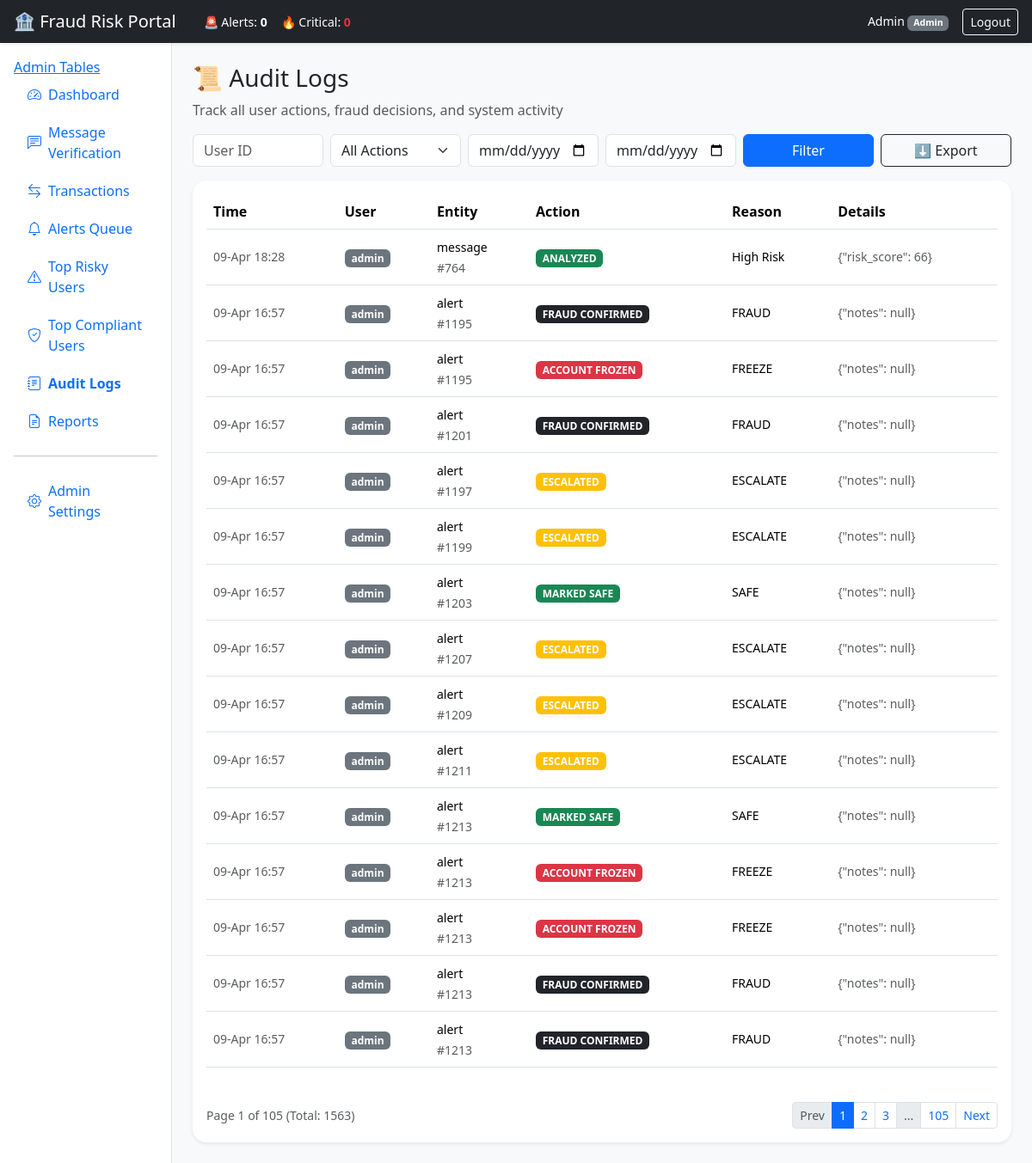
/audit/logs (signed in), run on an earlier commit of the app's database.
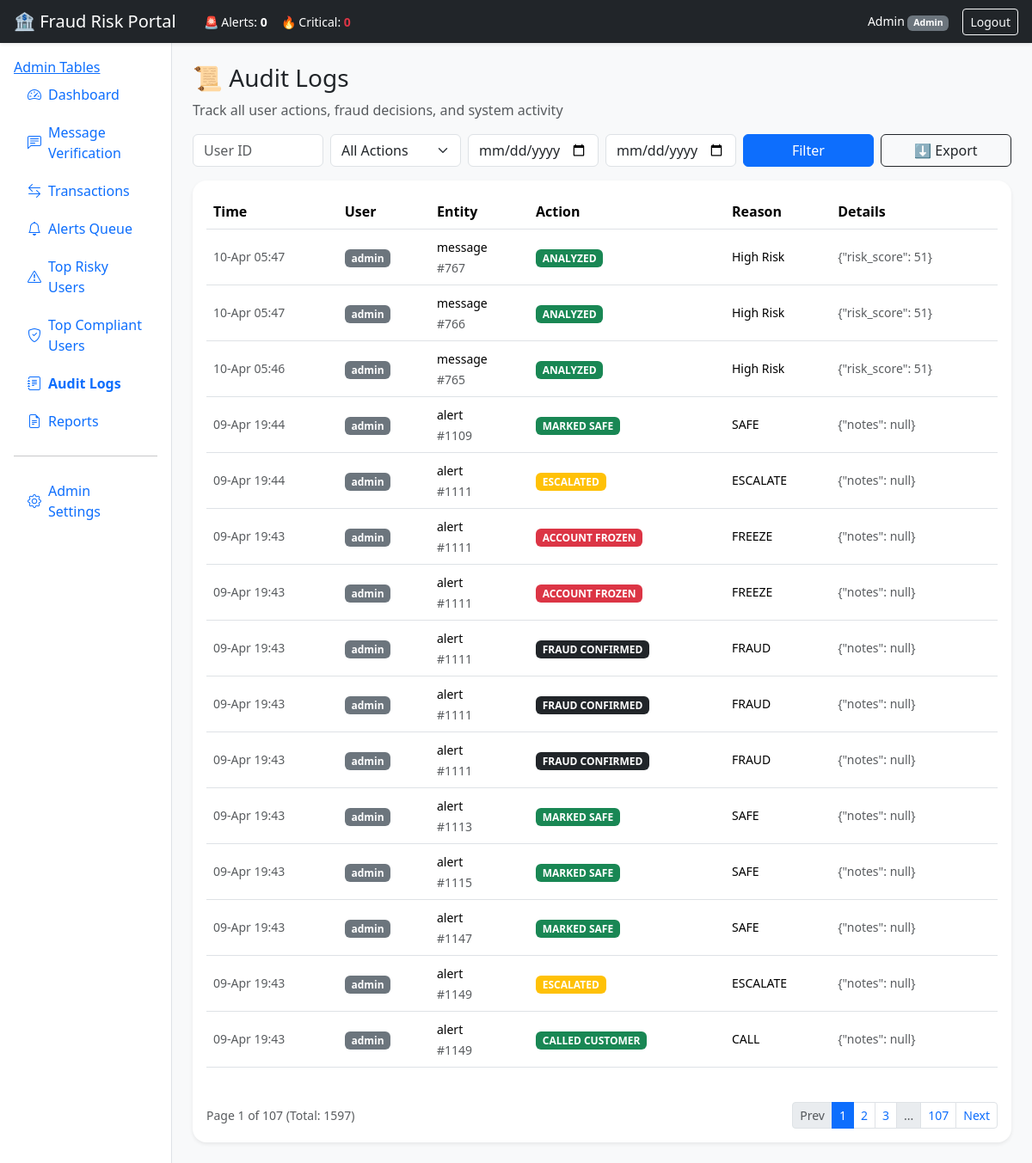
And on a later commit of the database.
### app/models.py (models this page shows, shortened)
class AuditLog(db.Model):
    id = db.Column(db.Integer, primary_key=True)
    user_id = db.Column(db.Integer, db.ForeignKey("user.id"), nullable=False)
    entity_type = db.Column(db.String(40), nullable=False)
    entity_id = db.Column(db.Integer, nullable=False)
    action = db.Column(db.String(80), nullable=False)
    reason_code = db.Column(db.String(80), nullable=True)
    details = db.Column(db.Text, nullable=True)
    created_at = db.Column(db.DateTime, default=datetime.utcnow)

class User(db.Model, UserMixin):
    id = db.Column(db.Integer, primary_key=True)
    username = db.Column(db.String(80), unique=True, nullable=False)
    full_name = db.Column(db.String(120), nullable=False)
    role = db.Column(db.String(40), nullable=False, default=ROLE_BANKER)
    password_hash = db.Column(db.String(255), nullable=False)
    active = db.Column(db.Boolean, default=True)

### app/routes/main.py (the view, shortened to what this page needs)
@main_bp.route("/audit/logs")
@login_required
def audit_logs():
    if current_user.role not in [ROLE_COMPLIANCE, ROLE_ADMIN]:
        flash("Audit log access is restricted.", "warning")
        return render_template("access_denied.html")
    page = request.args.get('page', 1, type=int)
    user_id = request.args.get("user")
    action_param = request.args.get("action")
    from_date = request.args.get("from_date")
    to_date = request.args.get("to_date")
    query = db.session.query(AuditLog, User).join(User, AuditLog.user_id == User.id)
    if user_id:
        query = query.filter(AuditLog.user_id == user_id)
    if from_date:
        query = query.filter(AuditLog.created_at >= from_date)
    if to_date:
        query = query.filter(AuditLog.created_at <= to_date)
    pagination = query.order_by(AuditLog.created_at.desc()).paginate(
        page=page, per_page=15, error_out=False
    )
    all_users = User.query.order_by(User.username.asc()).all()
    return render_template(
        "audit_logs.html",
        pagination=pagination,
        users=all_users,
        current_user_filter=user_id,
        current_action=action_param,
        from_date=from_date,
        to_date=to_date
    )

### app/models.py (called while the page is built)
@login_manager.user_loader
def load_user(user_id):
    return db.session.get(User, int(user_id))

### app/routes/main.py (called while the page is built)
@main_bp.app_context_processor
def inject_stats():
    stats = {
        "total": MessagePrediction.query.count(),
        "fraud": MessagePrediction.query.filter(MessagePrediction.risk_score >= 50).count(),
        "legit": MessagePrediction.query.filter(MessagePrediction.risk_score < 50).count(),
    }
    return dict(stats=stats)

### templates/audit_logs.html (shortened to what this page needs)
{% extends "base.html" %}
{% import "_macros.html" as macros %} {% block content %}
<h3 class="mb-2">📜 Audit Logs</h3>
<p class="text-muted">Track all user actions, fraud decisions, and system activity</p>
<form method="get" class="row g-2 mb-3">
  <div class="col-md-2">
    <input type="text" name="user" class="form-control" placeholder="User ID" value="{{ request.args.get('user','') }}">
  </div>
  <div class="col-md-2">
    <select name="action" class="form-select">
      <option value="">All Actions</option>
    </select>
  </div>
  <div class="col-md-2">
    <input type="date" name="from_date" class="form-control" value="{{ request.args.get('from_date','') }}">
  </div>
  <div class="col-md-2">
    <input type="date" name="to_date" class="form-control" value="{{ request.args.get('to_date','') }}">
  </div>
  <div class="col-md-2">
    <button class="btn btn-primary w-100">Filter</button>
  </div>
  <div class="col-md-2">
    <a href="{{ url_for('main.export_logs') }}" class="btn btn-outline-dark w-100">⬇ Export</a>
  </div>
</form>
<div class="card shadow-sm rounded-4">
  <div class="card-body">
    <div class="table-responsive">
      <table class="table align-middle">
        <thead>
          <tr>
            <th>Time</th>
            <th>User</th>
            <th>Entity</th>
            <th>Action</th>
            <th>Reason</th>
            <th>Details</th>
          </tr>
        </thead>
        <tbody>
        {% for log, user in pagination.items %}
          <tr>
            <td class="small text-muted">
              {{ log.created_at.strftime('%d-%b %H:%M') if log.created_at else '-' }}
            </td>
            <td>
              <span class="badge bg-secondary">
                {{ user.username }} </span>
            </td>
            <td>
              <span class="small">{{ log.entity_type }}</span><br>
              <span class="text-muted small">#{{ log.entity_id }}</span>
            </td>
            <td>
              <span class="badge
                {% if log.action in ['FREEZE', 'account_frozen'] %}bg-danger
                {% elif log.action in ['FRAUD', 'fraud_confirmed'] %}bg-dark
                {% elif log.action in ['ESCALATE', 'escalated'] %}bg-warning
                {% else %}bg-success{% endif %}">
                {{ log.action.replace('_', ' ').upper() }}
              </span>
            </td>
            <td class="small">{{ log.reason_code or '-' }}</td>
            <td class="small text-muted" style="max-width: 300px;">
              {{ log.details }}
            </td>
          </tr>
        {% endfor %}
        </tbody>
      </table>
    </div>
    <div class="mt-3">
        {{ macros.render_pagination(pagination, 'main.audit_logs',
            user=request.args.get('user',''),
            action=request.args.get('action',''),
            from_date=request.args.get('from_date',''),
            to_date=request.args.get('to_date',''))
        }}
    </div>
  </div>
</div>
{% endblock %}

What changed in the data, as far as the page shows it:
no longer on this page (row unchanged): AuditLog: created_at "09-Apr 18:28", username "admin", entity_type "message", entity_id "764", action.replace "ANALYZED", reason_code "High Risk", details "{\"risk_score\": 66}"
no longer on this page (row unchanged): AuditLog: created_at "09-Apr 16:57", username "admin", entity_type "alert", entity_id "1195", action.replace "FRAUD CONFIRMED", reason_code "FRAUD", details "{\"notes\": null}"
no longer on this page (row unchanged): AuditLog: created_at "09-Apr 16:57", username "admin", entity_type "alert", entity_id "1195", action.replace "ACCOUNT FROZEN", reason_code "FREEZE", details "{\"notes\": null}"
no longer on this page (row unchanged): AuditLog: created_at "09-Apr 16:57", username "admin", entity_type "alert", entity_id "1201", action.replace "FRAUD CONFIRMED", reason_code "FRAUD", details "{\"notes\": null}"
no longer on this page (row unchanged): AuditLog: created_at "09-Apr 16:57", username "admin", entity_type "alert", entity_id "1197", action.replace "ESCALATED", reason_code "ESCALATE", details "{\"notes\": null}"
no longer on this page (row unchanged): AuditLog: created_at "09-Apr 16:57", username "admin", entity_type "alert", entity_id "1199", action.replace "ESCALATED", reason_code "ESCALATE", details "{\"notes\": null}"
no longer on this page (row unchanged): AuditLog: created_at "09-Apr 16:57", username "admin", entity_type "alert", entity_id "1203", action.replace "MARKED SAFE", reason_code "SAFE", details "{\"notes\": null}"
no longer on this page (row unchanged): AuditLog: created_at "09-Apr 16:57", username "admin", entity_type "alert", entity_id "1207", action.replace "ESCALATED", reason_code "ESCALATE", details "{\"notes\": null}"
no longer on this page (row unchanged): AuditLog: created_at "09-Apr 16:57", username "admin", entity_type "alert", entity_id "1209", action.replace "ESCALATED", reason_code "ESCALATE", details "{\"notes\": null}"
no longer on this page (row unchanged): AuditLog: created_at "09-Apr 16:57", username "admin", entity_type "alert", entity_id "1211", action.replace "ESCALATED", reason_code "ESCALATE", details "{\"notes\": null}"
no longer on this page (row unchanged): AuditLog: created_at "09-Apr 16:57", username "admin", entity_type "alert", entity_id "1213", action.replace "MARKED SAFE", reason_code "SAFE", details "{\"notes\": null}"
no longer on this page (row unchanged): AuditLog: created_at "09-Apr 16:57", username "admin", entity_type "alert", entity_id "1213", action.replace "ACCOUNT FROZEN", reason_code "FREEZE", details "{\"notes\": null}"
no longer on this page (row unchanged): AuditLog: created_at "09-Apr 16:57", username "admin", entity_type "alert", entity_id "1213", action.replace "ACCOUNT FROZEN", reason_code "FREEZE", details "{\"notes\": null}"
no longer on this page (row unchanged): AuditLog: created_at "09-Apr 16:57", username "admin", entity_type "alert", entity_id "1213", action.replace "FRAUD CONFIRMED", reason_code "FRAUD", details "{\"notes\": null}"
no longer on this page (row unchanged): AuditLog: created_at "09-Apr 16:57", username "admin", entity_type "alert", entity_id "1213", action.replace "FRAUD CONFIRMED", reason_code "FRAUD", details "{\"notes\": null}"
added AuditLog: created_at "10-Apr 05:47", username "admin", entity_type "message", entity_id "767", action.replace "ANALYZED", reason_code "High Risk", details "{\"risk_score\": 51}"
added AuditLog: created_at "10-Apr 05:47", username "admin", entity_type "message", entity_id "766", action.replace "ANALYZED", reason_code "High Risk", details "{\"risk_score\": 51}"
added AuditLog: created_at "10-Apr 05:46", username "admin", entity_type "message", entity_id "765", action.replace "ANALYZED", reason_code "High Risk", details "{\"risk_score\": 51}"
added AuditLog: created_at "09-Apr 19:44", username "admin", entity_type "alert", entity_id "1109", action.replace "MARKED SAFE", reason_code "SAFE", details "{\"notes\": null}"
added AuditLog: created_at "09-Apr 19:44", username "admin", entity_type "alert", entity_id "1111", action.replace "ESCALATED", reason_code "ESCALATE", details "{\"notes\": null}"
added AuditLog: created_at "09-Apr 19:43", username "admin", entity_type "alert", entity_id "1111", action.replace "ACCOUNT FROZEN", reason_code "FREEZE", details "{\"notes\": null}"
added AuditLog: created_at "09-Apr 19:43", username "admin", entity_type "alert", entity_id "1111", action.replace "ACCOUNT FROZEN", reason_code "FREEZE", details "{\"notes\": null}"
added AuditLog: created_at "09-Apr 19:43", username "admin", entity_type "alert", entity_id "1111", action.replace "FRAUD CONFIRMED", reason_code "FRAUD", details "{\"notes\": null}"
added AuditLog: created_at "09-Apr 19:43", username "admin", entity_type "alert", entity_id "1111", action.replace "FRAUD CONFIRMED", reason_code "FRAUD", details "{\"notes\": null}"
added AuditLog: created_at "09-Apr 19:43", username "admin", entity_type "alert", entity_id "1111", action.replace "FRAUD CONFIRMED", reason_code "FRAUD", details "{\"notes\": null}"
added AuditLog: created_at "09-Apr 19:43", username "admin", entity_type "alert", entity_id "1113", action.replace "MARKED SAFE", reason_code "SAFE", details "{\"notes\": null}"
added AuditLog: created_at "09-Apr 19:43", username "admin", entity_type "alert", entity_id "1115", action.replace "MARKED SAFE", reason_code "SAFE", details "{\"notes\": null}"
added AuditLog: created_at "09-Apr 19:43", username "admin", entity_type "alert", entity_id "1147", action.replace "MARKED SAFE", reason_code "SAFE", details "{\"notes\": null}"
added AuditLog: created_at "09-Apr 19:43", username "admin", entity_type "alert", entity_id "1149", action.replace "ESCALATED", reason_code "ESCALATE", details "{\"notes\": null}"
added AuditLog: created_at "09-Apr 19:43", username "admin", entity_type "alert", entity_id "1149", action.replace "CALLED CUSTOMER", reason_code "CALL", details "{\"notes\": null}"
Also different on the page:
{{ pagination.pages }}: "105" → "107"
{{ pagination.total }}: "1563" → "1597"
new list line: "107"
list line gone: "105"
